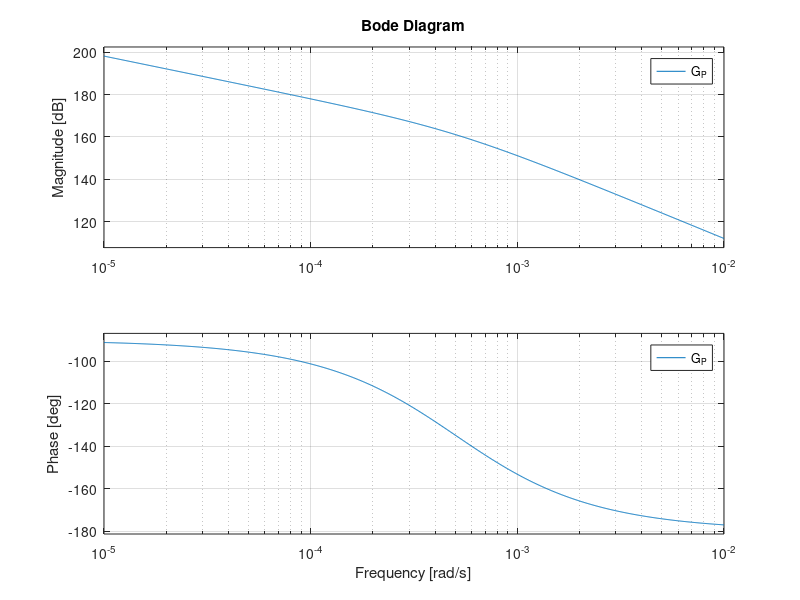

Reproduce this figure in MATLAB. (Note: this script raises an error after producing the figure.)
clear
tlim = [0 10];
n_col = 6;

G = tf(40.6502,[1 5.0413e-04 0]);

G_P = G;

figure(1)
subplot(2,n_col,1)
rlocus(G_P)
axis equal
shg
subplot(2,n_col,n_col+1)
bode(G_P)
shg

%% Plant with Delay
d = 0.15;
[num,den] = pade(d,2);
P_pade = tf(num,den);

G_P = G*P_pade;

col = 1;
figure(1)
subplot(2,n_col,col)
rlocus(G_P)
axis equal
shg
subplot(2,n_col,n_col+col)
bode(G_P)
shg

%% D Controller
K_d = 0.04;

D1 = tf([K_d 0],1);

col = 2;
figure(1)
subplot(2,n_col,col)
rlocus(G_P*D1)
axis equal
shg
subplot(2,n_col,n_col+col)
bode(G_P*D1)
shg

figure(2)
clf
hold on
bode(D1)
shg

D2 = D1;

%% PD Controller
K_p = 0.05;

D2 = tf([K_d K_p],1);

col = 3;
figure(1)
subplot(2,n_col,col)
rlocus(G_P*D2)
axis equal
shg
subplot(2,n_col,n_col+col)
bode(G_P*D2)
shg

figure(2)
clf
hold on
bode(D1)
bode(D2)
shg

D3 = D2;

%% PID Controller
K_i = 0.005;

D3 = tf([K_d K_p K_i],[1 0]);

col = 4;
figure(1)
subplot(2,n_col,col)
rlocus(G_P*D3)
axis equal
shg
subplot(2,n_col,n_col+col)
bode(G_P*D3)
shg

figure(2)
clf
hold on
bode(D1)
bode(D2)
bode(D3)
shg

D4 = D3;

%% Low-Pass Filter
omega_c = 1/0.015;

D_lpf = tf(omega_c,[1 omega_c]);

D4 = D3*D_lpf;

col = 4;
figure(1)
subplot(2,n_col,col)
rlocus(G_P*D4)
axis equal
shg
subplot(2,n_col,n_col+col)
bode(G_P*D4)
shg

figure(2)
clf
hold on
bode(D1)
bode(D2)
bode(D3)
bode(D4)
shg

%% Closed Loop
T = G_P*D4/(1+G_P*D4);

%pole(T)

S_u = D4/(1+G_P*D4);

col = 5;
figure(1)
subplot(2,n_col,col)
rlocus(T,1)
axis equal

subplot(2,n_col,col+1)
step(T,tlim)
shg

subplot(2,n_col,n_col+col)
bode(T)
shg

subplot(2,n_col,n_col+col+1)
step(S_u,tlim)
shg

%% Test With Different Transfer Function
G1 = tf(60,[1 0 0]);
G_P1 = G1*P_pade;
T1 = G_P1*D4/(1+G_P1*D4);

%pole(T1)

S_u1 = D4/(1+G_P1*D4);

figure(3)
clf
subplot(2,2,1)
rlocus(T1,1)
axis equal

subplot(2,2,2)
step(T1,tlim)
shg

subplot(2,2,3)
bode(T1)
shg

subplot(2,2,4)
step(S_u1,tlim)
shg

%% Difference Equations for Controller and Low-Pass Filter
h = 0.025;
opts = c2dOptions('PrewarpFrequency',1);

D_z = c2d(D4,h,opts)

D_lpf_z = c2d(D_lpf,h)

syms z U(z) E(z) theta_k x_k
[num, den] = tfdata(D_z);
eqn = poly2sym(cell2mat(num), z)*E(z) == poly2sym(cell2mat(den), z)*U(z);
diff_eqn = vpa(iztrans(eqn))

[num, den] = tfdata(D_lpf_z);
eqn = poly2sym(cell2mat(num), z)*E(z) == poly2sym(cell2mat(den), z)*U(z);
diff_eqn_lpf = vpa(iztrans(eqn))

figure(4)
clf
bode(D_z)

%%
save('loop_shaping_1_PID')
